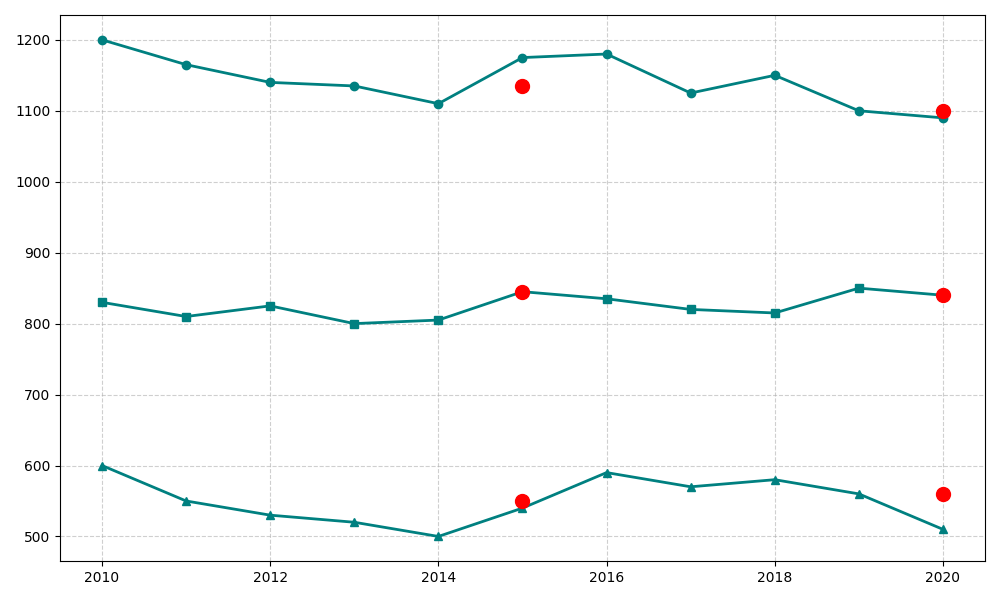

This figure's Python source:
import matplotlib.pyplot as plt
import numpy as np

years = np.arange(2010, 2021)
forest_population = [1200, 1165, 1140, 1135, 1110, 1175, 1180, 1125, 1150, 1100, 1090]
grassland_population = [830, 810, 825, 800, 805, 845, 835, 820, 815, 850, 840]
wetland_population = [600, 550, 530, 520, 500, 540, 590, 570, 580, 560, 510]

fig, ax = plt.subplots(figsize=(10, 6))

color = '#008080'
ax.plot(years, forest_population, color=color, linewidth=2, marker='o')
ax.plot(years, grassland_population, color=color, linewidth=2, marker='s')
ax.plot(years, wetland_population, color=color, linewidth=2, marker='^')

# I've kept the significant years the same, assuming alterations within groups only.
significant_years = [2015, 2020]
significant_values_forest = [1135, 1100]  # Updated based on new forest_population
significant_values_grassland = [845, 840]  # Updated based on new grassland_population
significant_values_wetland = [550, 560]  # Updated based on new wetland_population

ax.plot(significant_years, significant_values_forest, 'ro', markersize=10)
ax.plot(significant_years, significant_values_grassland, 'ro', markersize=10)
ax.plot(significant_years, significant_values_wetland, 'ro', markersize=10)

ax.grid(True, linestyle='--', alpha=0.6)

plt.tight_layout()

plt.show()
